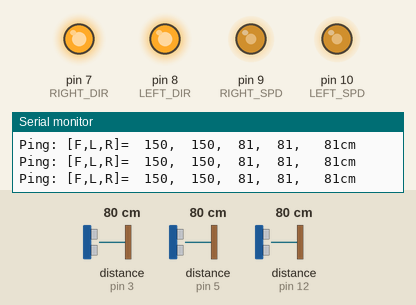
This sketch was run on a simulated Arduino Uno, built with avr-gcc and run on an emulated ATmega328P. On the bench: output pins drawn as LEDs (lit = HIGH), the last lines printed to the serial monitor. The inputs (shaded band) are chosen by the test bench; at power-on: distance to the obstacle (sensors on pin 3, pin 5, pin 12) 80 cm.

Above: at 1.2 s.
1.3 s: distance to the obstacle (sensor on pin 3) set to 23 cm
2.8 s: distance to the obstacle (sensor on pin 3) set to 18 cm
At 3.4 s:
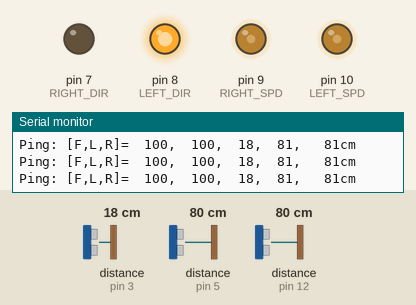
4.3 s: distance to the obstacle (sensor on pin 3) set to 35 cm
At 5.6 s:
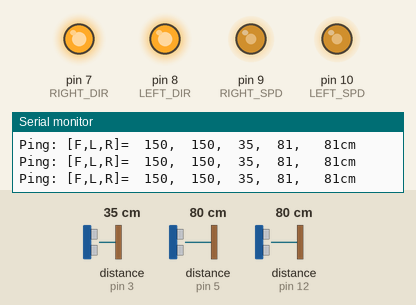
5.9 s: distance to the obstacle (sensor on pin 3) set to 2 cm
At 6.9 s:
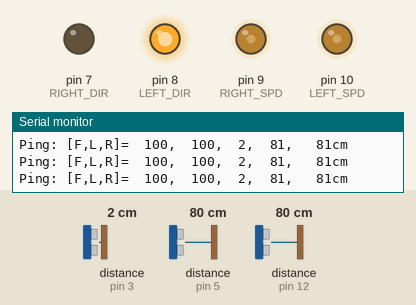
Timing chart, 0 to 8.5 s (numbered marks = the images above; inputs shaded):
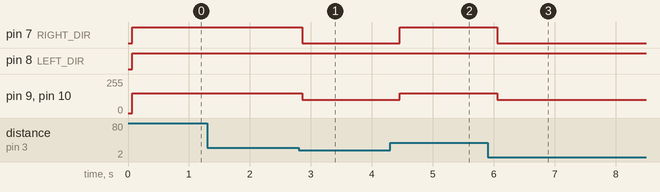

Measured:
- the behaviour switches between 21 and 20 cm on distance to the obstacle (sensor on pin 3) (found by bisection; images 0 and 1)
- after the input at 2.8 s, pin 7 (RIGHT_DIR): HIGH → LOW after 0.06 s; pin 9 (RIGHT_SPD), pin 10 (LEFT_SPD): 150/255 → 100/255 after 0.06 s
- after the input at 4.3 s, pin 7 (RIGHT_DIR): LOW → HIGH after 0.16 s; pin 9 (RIGHT_SPD), pin 10 (LEFT_SPD): 100/255 → 150/255 after 0.16 s
- after the input at 5.9 s, pin 7 (RIGHT_DIR): HIGH → LOW after 0.16 s; pin 9 (RIGHT_SPD), pin 10 (LEFT_SPD): 150/255 → 100/255 after 0.16 s

The sketch:

DistanceSensor.ino
```cpp
// **********************************************************************************
// Wall following algorithm
//
//
// **********************************************************************************

#include <NewPing.h>

#define MAX_DISTANCE 200
#define LOOP_WAIT 100

#define LEFT_SPD      10
#define LEFT_DIR      8
#define RIGHT_SPD      9
#define RIGHT_DIR      7


unsigned long currTime;
unsigned int distFront;
unsigned int distLeft;
unsigned int distRight;

unsigned int leftSpd;
unsigned int rightSpd;
bool leftDir;
bool rightDir;

unsigned long delta;
unsigned long remainder;

// Initialise the 3 sensors
NewPing sonarFront(2, 3, MAX_DISTANCE);
NewPing sonarLeft(4, 5, MAX_DISTANCE);
NewPing sonarRight(11, 12, MAX_DISTANCE);

void setup()
{
  pinMode(LEFT_SPD, OUTPUT);
  pinMode(LEFT_DIR, OUTPUT);
  pinMode(RIGHT_SPD, OUTPUT);
  pinMode(RIGHT_DIR, OUTPUT);

  Serial.begin (57600);
  currTime = millis();
}

void loop()
{
  // Measure the 3 sensors
  distFront = sonarFront.ping_cm();
  if (distFront == 0) distFront = MAX_DISTANCE;
  distLeft = sonarLeft.ping_cm();
  if (distLeft == 0) distLeft = MAX_DISTANCE;
  distRight = sonarRight.ping_cm();
  if (distRight == 0) distRight = MAX_DISTANCE;

  if (distFront > 20)
  {
    rightSpd = 150;
    leftSpd = 150;
    leftDir = HIGH;
    rightDir = HIGH;
  }
  else
  {
    leftSpd = 100;
    rightSpd = 100;
    leftDir = HIGH;
    rightDir = LOW;
  }

  delay (50);

  analogWrite(LEFT_SPD, leftSpd);
  analogWrite(RIGHT_SPD, rightSpd);
  digitalWrite(LEFT_DIR, leftDir);
  digitalWrite(RIGHT_DIR, rightDir);


  diagnosticPrint();

  // Ensure we loop at a fixed frequency
  waitRemainder(LOOP_WAIT);
}

void waitRemainder(unsigned long wait)
{
  // Time the loop
  delta = millis() - currTime;
  // Delay to run at 10Hz
  remainder = constrain(wait - delta, 0, wait);
  delay(remainder);
  currTime = millis();
}

void diagnosticPrint()
{
  Serial.print("Ping: [F,L,R]=\t");
  Serial.print(leftSpd);
  Serial.print(",\t");
  Serial.print(rightSpd);
  Serial.print(",\t");
  Serial.print(distFront);
  Serial.print(",\t");
  Serial.print(distLeft);
  Serial.print(",\t ");
  Serial.print(distRight);
  Serial.println("cm");
}
```
